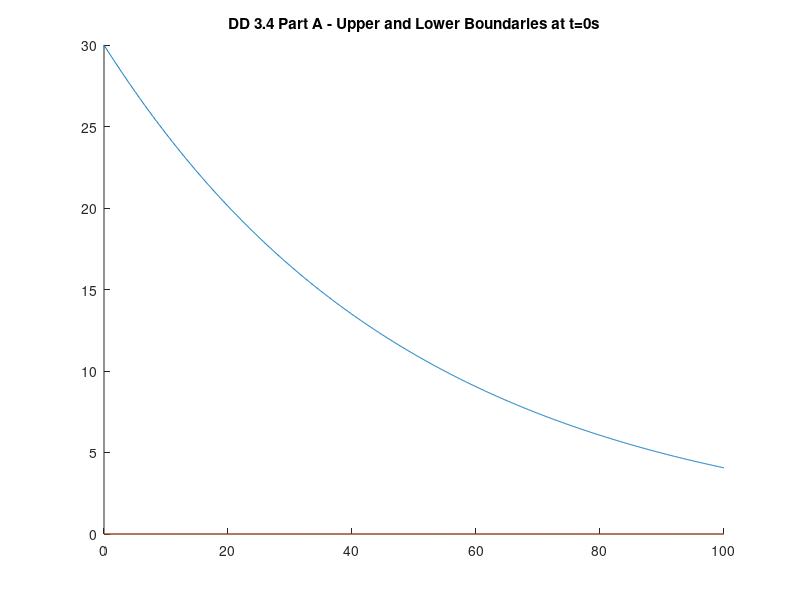

Write MATLAB code to recreate this figure. (Note: this script raises an error after producing the figure.)
% OCE3521 - Homework 2
% Braidan Duffy
% Due: 03/02/21

%% Problem 2 - DD 3.4
% The equation for the upper moving boundary of a fluid is
%           Zeta(x, t) = 30e^(-(0.02x-0.1t))
% The lower boundary is expressed by
%           Zeta(x, t) = 0
% a) Sketch the boundaries for t=0 s

x_vector = 0:0.1:100; % Generate x values
upper_bound = 30 * exp(-0.02 .* x_vector); % Generate upper boundary

figure(1)
hold on
plot(x_vector, upper_bound)
plot(x_vector, zeros([1 length(x_vector)]))
hold off
title("DD 3.4 Part A - Upper and Lower Boundaries at t=0s")

% b) Discuss the motional characteristics of the upper boundary

%% Problem 5 - DD 3.11
% Draw the streamlines for the following function
% psi = -H/2*g/sigma*sinh(k(h+z))/cosh(kh)*cos(kx-sigma*t)

T = 5; % s
h = 10; % m
H = 2; % m
g = 9.81; % m/s^2
k = calculate_wavenumber_dispersion(2*pi/T, h); % caluclates k iteratively using dispersion equation
psi = -1:1;
Z = 0:0.1:15;

% Plot streamlines
figure(2)
hold on
for N=1:length(psi)
    for z=1:length(Z)
        X(z) = k*acos(-4*pi*cosh(k*h)*psi(N)/(H*g*T*sinh(k*(h+z))));
    end
    plot(X, Z)
end
hold off
title("DD 3.11 - Streamline Plot (Psi = -1, 0, 1)")
legend("Psi = -1", "Psi = 0", "Psi = 1")
ylim([0 5])

%% Problem 8 - DD 3.15
% Develop and iterative technique to solve the dispersion relationship for
% k five sigma and h.
% (sigma)^2 = gktanh(kh) => k = (sigma)^2 / (gtanh(kh))

% See calculate_wavenumber_dispersion.m for the code